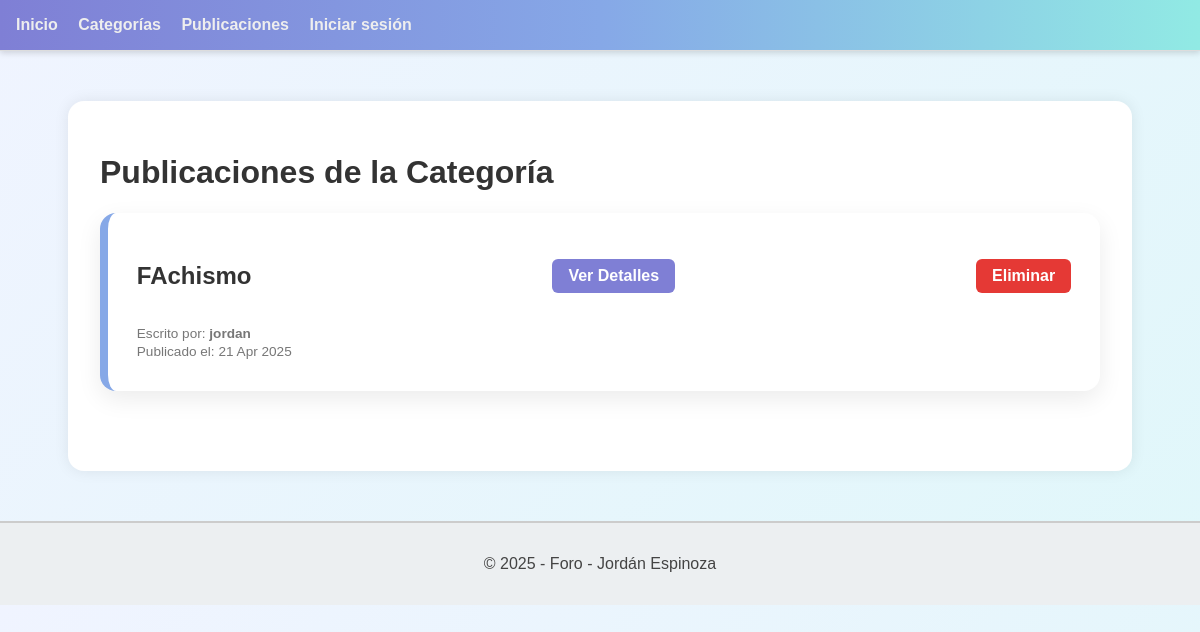
Page /foro/publicaciones/categoria/12/ on the earlier database version.
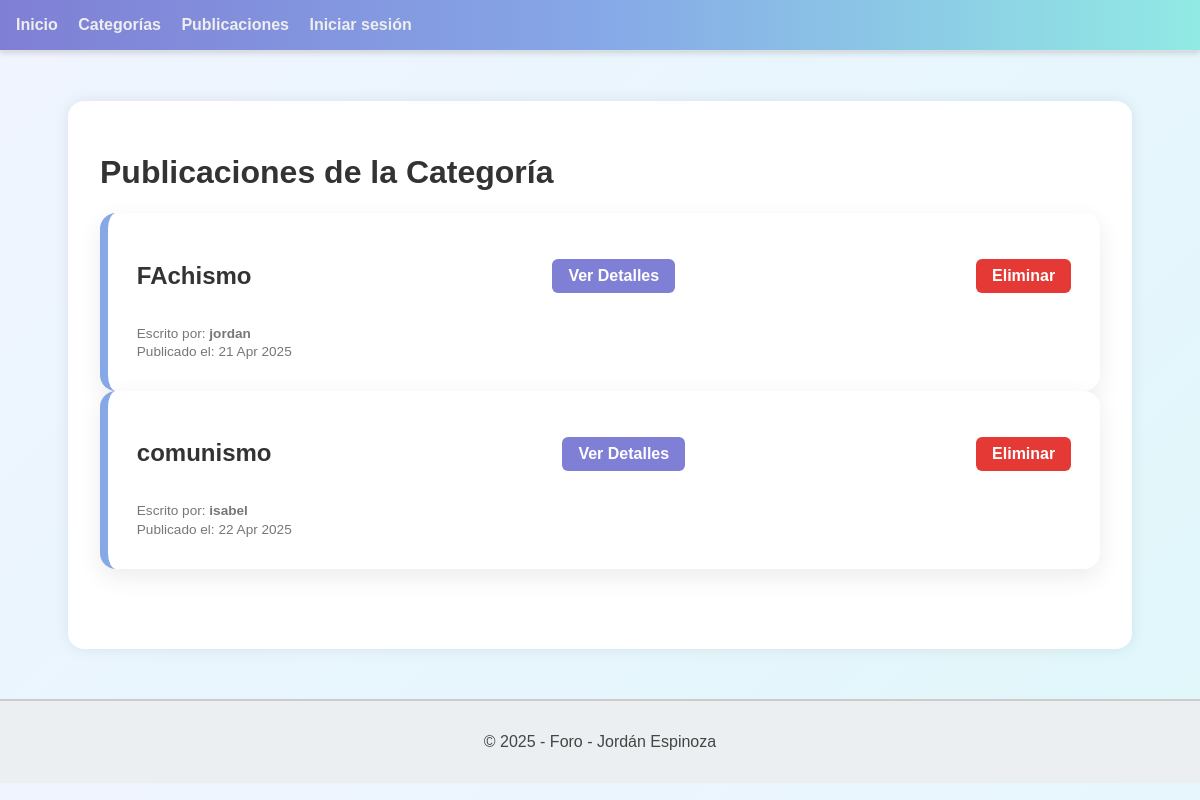
Same page on the later database version.
### foro_aplicacion/models.py (models this page shows, shortened)
class Publicacion(models.Model):
    titulo = models.CharField(max_length=100)
    cuerpo = models.TextField()
    fecha_creacion = models.DateTimeField(auto_now_add=True)
    fecha_modificacion = models.DateTimeField(auto_now=True)
    usuario = models.ForeignKey(Usuario, on_delete=models.CASCADE, related_name='publicaciones')
    categoria = models.ForeignKey(Categoria, on_delete=models.CASCADE, related_name='publicaciones')
    etiquetas = models.ManyToManyField(Etiqueta, through='PublicacionEtiqueta', related_name='publicaciones')

class Usuario(AbstractUser):
    correo = models.EmailField(max_length=100, unique=True)
    es_admin = models.BooleanField(default=False)
    es_baneado = models.BooleanField(default=False)
    es_moderador = models.BooleanField(default=False)
    es_autor = models.BooleanField(default=False)
    reputacion = models.IntegerField(default=0)
    class Meta:
        verbose_name = 'Usuario'
        verbose_name_plural = 'Usuarios'

### foro_aplicacion/views.py (the view)
# urls.py: path('publicaciones/categoria/<int:categoria_id>/', publicaciones_por_categoria, name='publicaciones_por_categoria'),
def publicaciones_por_categoria(request, categoria_id):
    publicaciones = Publicacion.objects.filter(categoria_id=categoria_id)
    return render(request, 'publicaciones/listar_por_categoria.html', {'publicaciones': publicaciones})

### foro_aplicacion/templates/publicaciones/listar_por_categoria.html (shortened to what this page needs)
{% extends 'template_base.html' %}
{% block body %}
    <h1>Publicaciones de la Categoría</h1>
    {% if publicaciones %}
        {% for publicacion in publicaciones %}
            <div class="publicacion-card">
                <div class="publicacion-header">
                    <h2 class="titulo">{{ publicacion.titulo }}</h2>
                    <a href="{% url 'detalle_publicacion' publicacion.pk %}" class="btn btn-ver">Ver Detalles</a>
                    <a href="{% url 'eliminar_publicacion' publicacion.pk %}" class="btn btn-eliminar">Eliminar</a>
                </div>
                <p class="autor">Escrito por: <strong>{{ publicacion.usuario.username }}</strong></p>
                <p class="fecha">Publicado el: {{ publicacion.fecha_creacion|date:"d M Y" }}</p>
            </div>
        {% endfor %}
    {% else %}
        <p>No hay publicaciones en esta categoría.</p>
    {% endif %}
{% endblock body %}

Differences in the rows shown:
added Publicacion: titulo "comunismo", usuario.username "isabel", fecha_creacion "22 Apr 2025"
